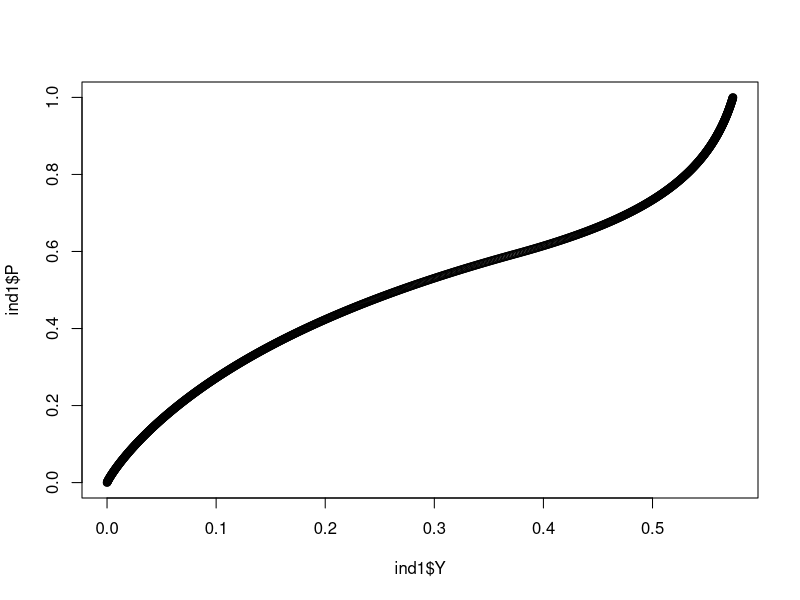
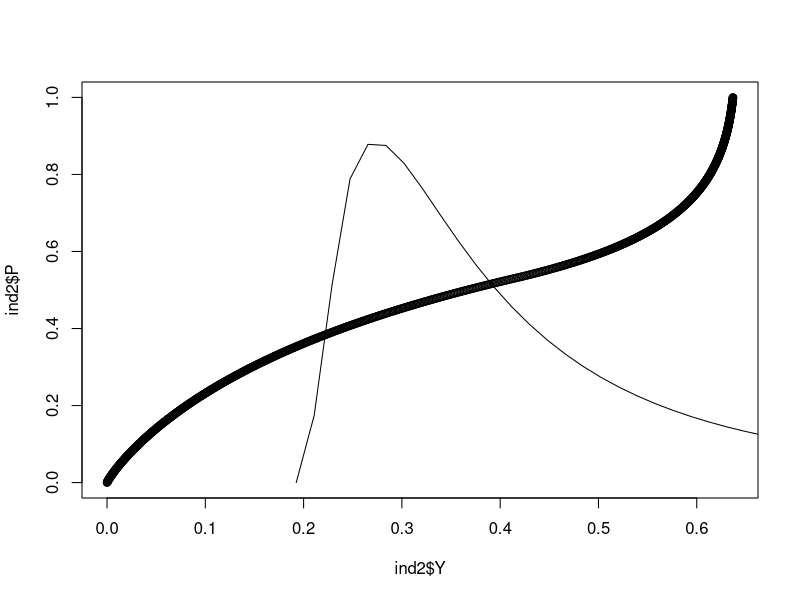
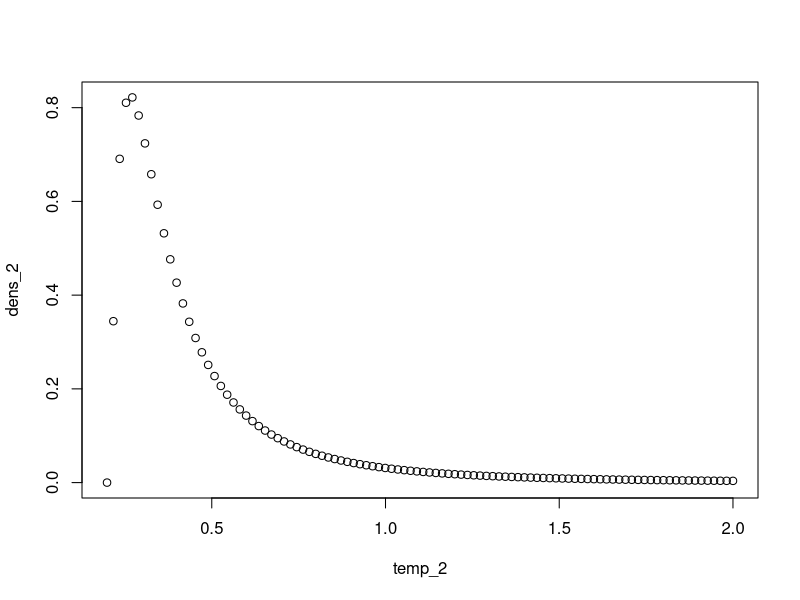
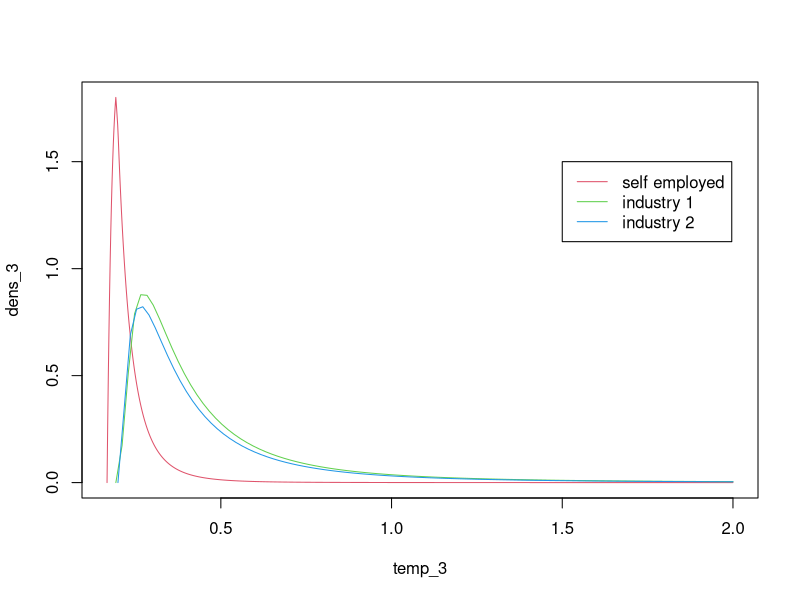

The R script that drew these images, in order:
# Script for solving for general equilibrium

rm(list = ls())

# Rough outline of the algorithm

# STEP 1: obtain a `supply curve' for each industry

# i) fix a grid of values for prices
# ii) at each price, solve for the quantity supplied
# iii) interpolate to obtain an approximate supply curve

# Subroutine: solving for output conditional on a price
# i) Guess a value for ebar, the mismatch threshold
# ii) Back out the implied theta using get_theta
# iii) Calculate the implied occupational choice threshold
# iv) Using the choice threshold, find the mass of workers in the industry and the integral over Z
# v) put all the above together and calculate the value of creating a vacancy
# vi) find the gap between the value and cost of vacancy creation
# vii) perform a bisection search to find the ebar that makes this gap zero.
# viii) with ebar in hand, solve for u and output

# STEP 2: Find the equilibrium

# i) Guess prices
# ii) Using the interpolated supply curves, calculate the supplies of both goods at these prices and aggregate output
# iii) Calculate demands from aggregate output and prices
# iv) Find the gap between supply and demand in each industry
# v) If supply exceeds demand, revise prices down. If demand exceeds supply, revise prices up

# Notes on parameters

# Gamma
# The pdf of the mismatch shock is gamma * e ^ (gamma - 1)
# - For the pdf to be valid, it must be that gamma > 0
# - When 0 < gamma < 1, the pdf is decreasing and convex: mass is concentrated around low values of e
# - When gamma = 1, e is U[0,1]
# - When 1 < gamma < 2, the pdf is increasing and concave. In this region, higher gammas place more weight on high e
# - When 2 < gamma, the pdf is increasing and convex: mass is concentrated around high values of e

################################################## FUNCTIONS ##################################################

#### Functions for both industries ####

get_theta <- function(ebar, a, B, d, gamma, A){
  
  # returns theta given e_bar and parameters
  theta <- (1 - B * (1 - d)) * ebar / (B * A)
  theta <- theta / (ebar ^ (1 + gamma) / (1 + gamma) + gamma / (1 + gamma) - ebar)
  return(theta ^ (1 / (1 - a)))
  
  # theta <- (B / (1 - B * (1 - d))) * ((1 + gamma) / A)
  # theta <- theta * (1 - ebar ^ (1 / gamma)) / ebar ^ ((1 + gamma) / gamma)
  # return(theta ^ (1 / (1 - a)))
  
}

get_u <- function(theta, ebar, a, d, A, gamma){
  
  # returns u given theta, ebar, and parameters
  u <- d  + A * theta ^ (1 - a) * (1 - ebar ^ gamma)
  return (d / u)
  
  #u <- d  + A * theta ^ (1 - a) * (1 - ebar)
  #return (d / u)
  
}


#### Industry 1 functions ####

get_z_top <- function(P, ebar, rho, sigma){
  
  # returns the top threshold given P, ebar, and parameters
  z_top <- (rho * P * ebar) ^ (sigma - 1)
  z_top <- (z_top - 1) ^ (1 / (1 - sigma))
  
  # z_top <- (rho * P * (1 - ebar ^ (1 / gamma))) ^ (sigma - 1)
  # z_top <- (z_top - 1) ^ (1 / (1 - sigma))
  return(z_top)
  
}

get_EZ_1 <- function(z, Zmin, zeta){
  
  # returns expected Z for industry 1 given the threshold and parameters
  EZ <- Zmin * (zeta / (zeta - 1)  - (zeta * z ^ zeta) / (2 * zeta - 1)) * (z < 1) 
  EZ <- EZ + (Zmin / (z ^ (zeta - 1))) * (zeta / (zeta - 1)  - zeta / (2 * zeta - 1)) * (z >= 1)
  return(EZ)
  
}

get_N_1 <- function(z, Zmin, zeta){
  
  # returns N for industry 1 given the threshold and parameters
  N <- (1 - (z ^ zeta) / 2) * (z < 1) + (1 / (2 * z ^ zeta)) * (z >= 1)
  return(N)
  
}

free_entry_1 <- function(P, ebar, a, B, d, gamma, A, rho, sigma, Zmin, zeta, kappa){
  
  # calculates the gap between cost and benefits of entry for industry 1 given P, ebar, and parameters
  theta <- get_theta(ebar, a, B, d, gamma, A)
  z <- get_z_top(P, ebar, rho, sigma)
  N <- get_N_1(z, Zmin, zeta)
  EZ <- get_EZ_1(z, Zmin, zeta)
  
  gap <- A * B * theta ^ (- a) * (1 - rho) * P / (1 - B * (1 - d))
  gap <- gap * (gamma / (gamma + 1)) * (1 - ebar ^ (1 + gamma))
  gap <- gap * EZ / N
  gap <- gap - kappa
  
  return(gap)
  # postive if expected benefits exceed expected costs (ebar too high given p), negative otherwise (ebar too low)
  
}

get_Y_1 <- function(ebar, P, a, B, d, gamma, A, rho, sigma, Zmin, Zeta){
  
  # returns industry 1 output given P, ebar, and parameters
  theta <- get_theta(ebar, a, B, d, gamma, A)
  u <- get_u(theta, ebar, a, d, A, gamma)
  z <- get_z_top(P, ebar, rho, sigma)
  EZ <- get_EZ_1(z, Zmin, zeta)
  
  Y <- (1 - u) * EZ
  Y <- Y * (gamma / (1 + gamma)) * (1 - ebar ^ (1 + gamma))
  Y <- Y/ (1 - ebar ^ gamma)
  
  return(Y)
  
}

#### Industry 2 functions ####

get_z_bot <- function(P, ebar, rho, sigma){
  
  # returns the lower threshold given P, ebar, and parameters
  z_bot <- (rho * P * ebar) ^ (sigma - 1)
  z_bot <- (z_bot - 1) ^ (1 / (sigma - 1))
  return(z_bot)
  
}

get_EZ_2 <- function(z, Zmin, zeta){
  
  # returns expected Z for industry 1 given the threshold and parameters
  EZ <- Zmin * (z ^ (zeta - 1)) * (zeta / (zeta - 1)  - zeta / (2 * zeta - 1)) * (z < 1) 
  EZ <- EZ + Zmin * (zeta / (zeta - 1)  - zeta / ((2 * zeta - 1) * z ^ zeta)) * (z >= 1)
  return(EZ)
  
}

get_N_2 <- function(z, Zmin, zeta){
  
  # returns N for industry 1 given the threshold and parameters
  N <- ((z ^ zeta) / 2) * (z < 1) + (1 - 1 / (2 * z ^ zeta)) * (z >= 1)
  return(N)
  
}

free_entry_2 <- function(P, ebar, a, B, d, gamma, A, rho, sigma, Zmin, zeta, kappa){
  
  # calculates the gap between cost and benefits of entry for industry 1 given P, ebar, and parameters
  theta <- get_theta(ebar, a, B, d, gamma, A)
  z <- get_z_bot(P, ebar, rho, sigma)
  N <- get_N_2(z, Zmin, zeta)
  EZ <- get_EZ_2(z, Zmin, zeta)
  
  gap <- A * B * theta ^ (- a) * (1 - rho) * P / (1 - B * (1 - d))
  gap <- gap * (gamma / (1 + gamma)) * (1 - ebar ^ (1 + gamma))
  gap <- gap * EZ / N
  gap <- gap - kappa
  
  return(gap)
  # postive if expected benefits exceed expected costs (ebar too high given p), negative otherwise (ebar too low)
  
}

get_Y_2 <- function(ebar, P, a, B, d, gamma, A, rho, sigma, Zmin, Zeta){
           
  # returns industry 1 output given P, ebar, and parameters
  theta <- get_theta(ebar, a, B, d, gamma, A)
  u <- get_u(theta, ebar, a, d, A, gamma)
  z <- get_z_bot(P, ebar, rho, sigma)
  EZ <- get_EZ_2(z, Zmin, zeta)
  
  Y <- (1 - u) * EZ
  Y <- Y * (gamma / (1 + gamma)) * (1 - ebar ^ (1 + gamma))
  Y <- Y / (1 - ebar ^ gamma)
  
  return(Y)
  
}

#### Solvers ####

ebar_solve <- function(entry_func, P, mid, a, B, d, gamma, A, rho, sigma, Zmin, zeta, kappa){
  
  top <- 1
  bot <- 0
  solution <- 0
  count <- 0
  
  while (solution == 0){
    mid <- (top + bot) / 2
    gap <- entry_func(P, mid, a, B, d, gamma, A, rho, sigma, Zmin, zeta, kappa)
    if (abs(gap) < tol){
      solution <- 1
    }
    if (gap >= 0){
      bot <- mid
    }
    if (gap < 0){
      top <- mid
    }
    
    count <- count + 1
    if (count > 1000){
      print(c('failed', P))
      solution <- 1
    }
  }
  
  return(mid)
  
}

#### Income Distribution Functions ####

income_dist_1 <- function(rho, P, Zmin, z, ebar, y, gamma, zeta, u){
  
  min_inc <- rho * P * Zmin * max(1, z) * ebar
  inc_thres <- min_inc / ebar
  Zratio <- min_inc / (y * max(1, z))
  A1 <- gamma / (gamma + zeta)
  A2 <- gamma / (2 * gamma + (4 * zeta))
  A3 <- zeta / (gamma + zeta)
  A4 <- zeta / (gamma + 2 * zeta)
  
  # Region 1: below the minimum income
  if (y <= min_inc){
    return(0)
  }
  # Region 2: no agent has income below y for all epsilon
  if ((y > min_inc) & (y <= inc_thres)){
    part1 <- A1 * Zratio ^ zeta - A2 * z ^ zeta * Zratio ^ (2 * zeta)
    part2 <- Zratio ^ (-gamma) * (A3 - A4 * z ^ zeta) + z ^ zeta / 2 - 1
    part3 <- Zratio ^ (-gamma) * (A3 - A4) * z ^ (- zeta - gamma) - 1 / (2 * z ^ zeta)
    return((1 - u) * ebar ^ gamma *(part1 + part2 * (z < 1) + part3 * (z >= 1)) / (1 - ebar ^ gamma))
  }
  # Region 3: some agents have income below y for all epsilon
  if (y > inc_thres){
    part1 <- A1 * Zratio ^ zeta * (ebar ^ gamma - ebar ^ (-zeta)) - 
      Zratio ^ (2 * zeta) * A2 * z ^ zeta * (ebar ^ gamma - ebar ^ (- 2 * zeta))
    part2 <- (1 - ebar ^ gamma) * (1 - z ^ zeta / 2)
    part3 <- (1 - ebar ^ gamma) * (1 / (2 * z ^ zeta))
    return((1 - u) * (part1 + part2 * (z < 1) + part3 * (z >= 1)) / (1 - ebar ^ gamma))
  }
  
}

income_dens_1 <- function(rho, P, Zmin, z, ebar, y, gamma, zeta, u){
  
  min_inc <- rho * P * Zmin * max(1, z) * ebar
  inc_thres <- min_inc / ebar
  Zratio <- min_inc / (y * max(1, z))
  A1 <- gamma / (gamma + zeta)
  A2 <- gamma / (2 * gamma + (4 * zeta))
  A3 <- zeta / (gamma + zeta)
  A4 <- zeta / (gamma + 2 * zeta)
  
  # Region 1: below the minimum income
  if (y <= min_inc){
    return(0)
  }
  # Region 2: no agent has income below y for all epsilon
  if ((y > min_inc) & (y <= inc_thres)){
    part1 <- zeta * A1 * Zratio ^ zeta - 2 * zeta * A2 * z ^ zeta * Zratio ^ (2 * zeta)
    part2 <- gamma * Zratio ^ (-gamma) * (A3 - A4 * z ^ zeta) 
    part3 <- gamma * Zratio ^ (-gamma) * (A3 - A4) * z ^ (- zeta - gamma)
    return(-(1 - u) * ebar ^ gamma *(part1 - part2 * (z < 1) - part3 * (z >= 1)) / ((1 - ebar ^ gamma) * y))
  }
  # Region 3: some agents have income below y for all epsilon
  if (y > inc_thres){
    part1 <- zeta * A1 * Zratio ^ zeta * (ebar ^ gamma - ebar ^ (-zeta)) - 
      2 * zeta * Zratio ^ (2 * zeta) * A2 * z ^ zeta * (ebar ^ gamma - ebar ^ (- 2 * zeta))
    return(-(1 - u) * part1 / ((1 - ebar ^ gamma) * y))
  }
  
}

income_dist_2 <- function(rho, P, Zmin, z, ebar, y, gamma, zeta, u){
  
  min_inc <- rho * P * Zmin * max(1, 1 / z) * ebar
  inc_thres <- min_inc / ebar
  Zratio <- min_inc / (y * max(1, 1 / z))
  A1 <- gamma / (gamma + zeta)
  A2 <- gamma / (2 * gamma + (4 * zeta))
  A3 <- zeta / (gamma + zeta)
  A4 <- zeta / (gamma + 2 * zeta)
  
  # Region 1: below the minimum income
  if (y <= min_inc){
    return(0)
  }
  # Region 2: no agent has income below y for all epsilon
  if ((y > min_inc) & (y <= inc_thres)){
    part1 <- A1 * Zratio ^ zeta - A2 * z ^ (- zeta) * Zratio ^ (2 * zeta)
    part2 <- Zratio ^ (-gamma) * (A3 - A4) * z ^ (zeta + gamma) - z ^ zeta / 2
    part3 <- Zratio ^ (-gamma) * (A3 - A4 * z ^ (- zeta)) + 1 / (2 * z ^ zeta) - 1
    return((1 - u) * ebar ^ gamma *(part1 - part2 * (z < 1) - part3 * (z >= 1)) / (1 - ebar ^ gamma))
  }
  # Region 3: some agents have income below y for all epsilon
  if (y > inc_thres){
    part1 <- A1 * Zratio ^ zeta * (ebar ^ gamma - ebar ^ (-zeta)) - 
      Zratio ^ (2 * zeta) * A2 * z ^ (- zeta) * (ebar ^ gamma - ebar ^ (- 2 * zeta))
    part2 <- (1 - ebar ^ gamma) * (z ^ zeta / 2)
    part3 <- (1 - ebar ^ gamma) * (1 -  1 / (2 * z ^ zeta))
    return((1 - u) * (part1 + part2 * (z < 1) + part3 * (z >= 1)) / (1 - ebar ^ gamma))
  }
  
}

income_dens_2 <- function(rho, P, Zmin, z, ebar, y, gamma, zeta, u){
  
  min_inc <- rho * P * Zmin * max(1, 1 / z) * ebar
  inc_thres <- min_inc / ebar
  Zratio <- min_inc / (y * max(1, 1 / z))
  A1 <- gamma / (gamma + zeta)
  A2 <- gamma / (2 * gamma + (4 * zeta))
  A3 <- zeta / (gamma + zeta)
  A4 <- zeta / (gamma + 2 * zeta)
  
  # Region 1: below the minimum income
  if (y <= min_inc){
    return(0)
  }
  # Region 2: no agent has income below y for all epsilon
  if ((y > min_inc) & (y <= inc_thres)){
    part1 <- zeta * A1 * Zratio ^ zeta - 2 * zeta * A2 * z ^ (- zeta) * Zratio ^ (2 * zeta)
    part2 <- gamma * Zratio ^ (-gamma) * (A3 - A4) * z ^ (zeta + gamma)
    part3 <- gamma * Zratio ^ (-gamma) * (A3 - A4 * z ^ (- zeta))
    return(-(1 - u) * ebar ^ gamma * (part1 - part2 * (z < 1) - part3 * (z >= 1)) / ((1 - ebar ^ gamma) * y))
  }
  # Region 3: some agents have income below y for all epsilon
  if (y > inc_thres){
    part1 <- zeta * A1 * Zratio ^ zeta * (ebar ^ gamma - ebar ^ (-zeta)) - 
      2 * zeta * Zratio ^ (2 * zeta) * A2 * z ^ (- zeta) * (ebar ^ gamma - ebar ^ (- 2 * zeta))
    return(-(1 - u) * part1 / ((1 - ebar ^ gamma) * y))
  }
  
}


selfemp_mininc <- function(z_lower, z_upper, sigma, Zmin){
  if (z_upper > 1 & z_lower < 1){
    return(Zmin * 2 ^ (1 / (sigma - 1)))
  }
  if (z_upper <= 1){
    return(Zmin * (1 + z_upper ^ (1 - sigma)) ^ (1 / (sigma - 1)))
  }
    
  if (z_lower >= 1){
    return(Zmin * (1 + z_lower ^ (sigma - 1)) ^ (1 / (sigma - 1)))
  }
}

selfemp_lowerbound <- function(Zmin, sigma, y, z_lower){
  thres <- Zmin * (z_lower ^ (1 - sigma) + 1) ^ (1 / (sigma - 1))
  
  if (y <= thres){
    return(Zmin)
  }
  
  if (y > thres){
    return(y * (1 + z_lower ^ (1 - sigma)) ^ (1 / (1 - sigma)))
  }
  
}

selfemp_upperbound <- function(Zmin, sigma, y, z_upper){
  thres <- Zmin * z_upper / (1 + z_upper ^ (1 - sigma)) ^ (1 / (1 - sigma))
  
  if (y <= thres){
    return(y * Zmin / (Zmin ^ (1 - sigma) - y ^ (1 - sigma)) ^ (1 / (1 - sigma)))
  }
  if (y > thres){
    return(y * (1 + z_upper ^ (1 - sigma)) ^ (1 / (1 - sigma)))
  }
}

selfemp_integral <- function(Z, sigma, y, zeta, Zmin){
  int <- (Z ^ (1 - sigma) - y ^ (1 - sigma)) ^ ((1 + zeta) / (1 - sigma))
  int <- zeta ^ 2 * Zmin ^ (2 * zeta) * int
  int <- int / (Z ^ (2 * (1 + zeta)) * y ^ (1 + zeta))
  return(int)
}

selfemp_density <- function(z_upper, z_lower, Zmin, sigma, y, zeta){
  
  lower_bound <- selfemp_lowerbound(Zmin, sigma, y, z_lower)
  upper_bound <- selfemp_upperbound(Zmin, sigma, y, z_upper)
  
  dens <- integrate(selfemp_integral, lower = lower_bound, upper = upper_bound, sigma = sigma, y = y, zeta = zeta,
                    Zmin = Zmin)
  
  return(dens$value)
  
}
################################################## MODEL ##################################################

# Global Parameters
B <- 0.975
a <- 0.5
d <- 0.1
sigma <- 1 /10
rho <- 0.95
kappa <- 0.132
Zmin <- 0.36
zeta <- 2.12

# Numerical function parameters
tol <- 0.00001

#### Industry 1 Supply Function ####

A <- c(5, 5)
gamma <- c(1, 4)

# specify a sequence of prices. For each price, obtain the mismatch threshold and supply.
# With sigma < 1, the price permitted by the price index for either good is 1. 
P <- seq(0, 1, 0.001)
n <- length(P)
ind1 <- data.frame(P, "ebar" = rep(0, n), "Y" = rep(0, n), "theta" = rep(0, n), "z" = rep(0, n), 
                    "u" = rep(0, n), "N" = rep(0, n), "EZ" = rep(0, n))

ind1$Y[1] <- 0 # no need to solve at P = 0 

for (i in 2:n){
  P <- ind1$P[i]
  ind1$ebar[i] <- ebar_solve(free_entry_1, P, mid, a, B, d, gamma[1], A[1], rho, sigma, Zmin, zeta, kappa)
  ind1$Y[i] <- get_Y_1(ind1$ebar[i], P, a, B, d, gamma[1], A[1], rho, sigma, Zmin, Zeta)
  ind1$theta[i] <- get_theta(ind1$ebar[i], a, B, d, gamma[1], A[1])
  ind1$z[i] <- get_z_top(P, ind1$ebar[i], rho, sigma)
  ind1$u[i] <- get_u(ind1$theta[i], ind1$ebar[i], a, d, A[1], gamma[1])
  ind1$N[i] <- get_N_1(ind1$z[i], Zmin, zeta)
  ind1$EZ[i] <- get_EZ_1(ind1$z[i], Zmin, zeta)
}

plot(ind1$Y, ind1$P)

#### Industry 2 Supply Function ####

P <- seq(0, 1, 0.001)
n <- length(P)
ind2 <- data.frame(P, "ebar" = rep(0, n), "Y" = rep(0, n), "theta" = rep(0, n), "z" = rep(0, n), 
                   "u" = rep(0, n), "N" = rep(0, n), "EZ" = rep(0, n))

ind2$Y[1] <- 0

for (i in 2:n){
  P <- ind2$P[i]
  ind2$ebar[i] <- ebar_solve(free_entry_2, P, mid, a, B, d, gamma[2], A[2], rho, sigma, Zmin, zeta, kappa)
  ind2$Y[i] <- get_Y_2(ind2$ebar[i], P, a, B, d, gamma[2], A[2], rho, sigma, Zmin, Zeta)
  ind2$theta[i] <- get_theta(ind2$ebar[i], a, B, d, gamma[2], A[2])
  ind2$z[i] <- get_z_top(P, ind2$ebar[i], rho, sigma)
  ind2$u[i] <- get_u(ind2$theta[i], ind2$ebar[i], a, d, A[2], gamma[2])
  ind2$N[i] <- get_N_2(ind2$z[i], Zmin, zeta)
  ind2$EZ[i] <- get_EZ_2(ind2$z[i], Zmin, zeta)
  
}

plot(ind2$Y, ind2$P)

#### Solve for eqbm prices ####

eqbm <- data.frame("P" = rep(0, 2), "ebar" = rep(0, 2), "Y" = rep(0, 2), "theta" = rep(0, 2), "z" = rep(0, 2), 
                   "u" = rep(0, 2), "N" = rep(0, 2), "EZ" = rep(0, 2))

# interpolate the functions above to get supply functions, and then find prices that set excess demand to 0
P_top <- 1
P_bot <- 0
count <- 0
solution <- 0

while (solution == 0){
  eqbm$P[1] <- (P_top + P_bot) / 2
  eqbm$P[2] <- (1 - eqbm$P[1] ^ (1 - sigma)) ^ (1 / (1 - sigma))

  YS_1 <- approx(ind1$P, ind1$Y, eqbm$P[1])$y
  YS_2 <- approx(ind2$P, ind2$Y, eqbm$P[2])$y

  Y <- (YS_1 ^ ((sigma - 1) / sigma) + YS_2 ^ ((sigma - 1) / sigma)) ^ (sigma / (sigma - 1))

  YD_1 <- Y * eqbm$P[1] ^ (-sigma)
  YD_2 <- Y * eqbm$P[2] ^ (-sigma)

  Y1_gap <- YS_1 - YD_1
 
  if (abs(Y1_gap) < tol){
    print(c('converged', eqbm$P[1]))
    solution <- 1
  }
  if (Y1_gap >= 0){
    P_top <- eqbm$P[1]
  }
  if (Y1_gap < 0){
    P_bot <- eqbm$P[1]
  }

  count <- count + 1
  if (count > 1000){
    print(c('failed', eqbm$P[1]))
    solution <- 1
  }
}

#### Given eqbm prices, obtain other quantities ####

free_entry_funcs <- list(free_entry_1, free_entry_2)
get_z_funcs <- list(get_z_top, get_z_bot)
get_N_funcs <- list(get_N_1, get_N_2)
get_EZ_funcs <- list(get_EZ_1, get_EZ_2)

for (i in 1:2){
  eqbm$ebar[i] <- ebar_solve(free_entry_funcs[[i]], eqbm$P[i], mid, a, B, d, gamma[i], A[i], rho, sigma, Zmin, zeta, kappa)
  eqbm$Y[i] <- get_Y_1(eqbm$ebar[i], eqbm$P[i], a, B, d, gamma[i], A[i], rho, sigma, Zmin, Zeta)
  eqbm$theta[i] <- get_theta(eqbm$ebar[i], a, B, d, gamma[i], A[i])
  eqbm$z[i] <- get_z_funcs[[i]](eqbm$P[i], eqbm$ebar[i], rho, sigma)
  eqbm$u[i] <- get_u(eqbm$theta[i], eqbm$ebar[i], a, d, A[i], gamma[i])
  eqbm$N[i] <- get_N_funcs[[i]](eqbm$z[i], Zmin, zeta)
  eqbm$EZ[i] <- get_EZ_funcs[[i]](eqbm$z[i], Zmin, zeta)
}

# check that thresholds make sense
1 > (rho * eqbm$P[1] * eqbm$ebar[1]) ^ (1 - sigma) + (rho * eqbm$P[2] * eqbm$ebar[2]) ^ (1 - sigma)

############################################### INCOME DISTRIBUTION ###############################################

# Industry 1

min_inc_1 <- rho * eqbm$P[1] * Zmin * max(1, eqbm$z[1]) * eqbm$ebar[1]

temp <- seq(min_inc_1, 2, length.out = 100)
mass <- sapply(temp, income_dist_1, rho = rho, P = eqbm$P[1], Zmin = Zmin, z = eqbm$z[1], 
               ebar = eqbm$ebar[1], gamma = gamma[1], zeta = zeta, u = eqbm$u[1])
# mass <- mass / eqbm$N[1] # get as a fraction of total people participating in industry 1
dens <- sapply(temp, income_dens_1, rho = rho, P = eqbm$P[1], Zmin = Zmin, z = eqbm$z[1], 
               ebar = eqbm$ebar[1], gamma = gamma[1], zeta = zeta, u = eqbm$u[1])

#plot(temp, mass)
lines(temp,dens)

# Industry 2

min_inc_2 <- rho * eqbm$P[2] * Zmin * max(1, 1 / eqbm$z[2]) * eqbm$ebar[2]
temp_2 <- seq(min_inc_2, 2, length.out = 100)
mass_2 <- sapply(temp_2, income_dist_2, rho = rho, P = eqbm$P[2], Zmin = Zmin, z = eqbm$z[2], 
               ebar = eqbm$ebar[2], gamma = gamma[2], zeta = zeta, u = eqbm$u[2])
# mass_2 <- mass_2 / eqbm$N[2] # get as a fraction of total people participating in industry 2
dens_2 <- sapply(temp_2, income_dens_2, rho = rho, P = eqbm$P[2], Zmin = Zmin, z = eqbm$z[2], 
                 ebar = eqbm$ebar[2], gamma = gamma[2], zeta = zeta, u = eqbm$u[2])

#lines(temp_2, mass_2)
plot(temp_2, dens_2)

# Self Employed

min_inc_selfemp <- selfemp_mininc(eqbm$z[2], eqbm$z[1], sigma, Zmin)

temp_3 <- seq(min_inc_selfemp, 2, length.out = 1000)
dens_3 <- sapply(temp_3, selfemp_density, z_upper = eqbm$z[1], z_lower = eqbm$z[2], Zmin = Zmin, sigma = sigma, 
                 zeta = zeta)
# dens_3 <- dens_3 / (1 - eqbm$N[1] + eqbm$N[2]) 

plot(temp_3, dens_3, type = "l", col = 2)
lines(temp, dens, col = 3)
lines(temp_2, dens_2, col = 4)
legend(x = 1.5, y = 1.5, legend = c("self employed", "industry 1" , "industry 2"), col = c(2, 3, 4), lty = c(1,1,1))
       